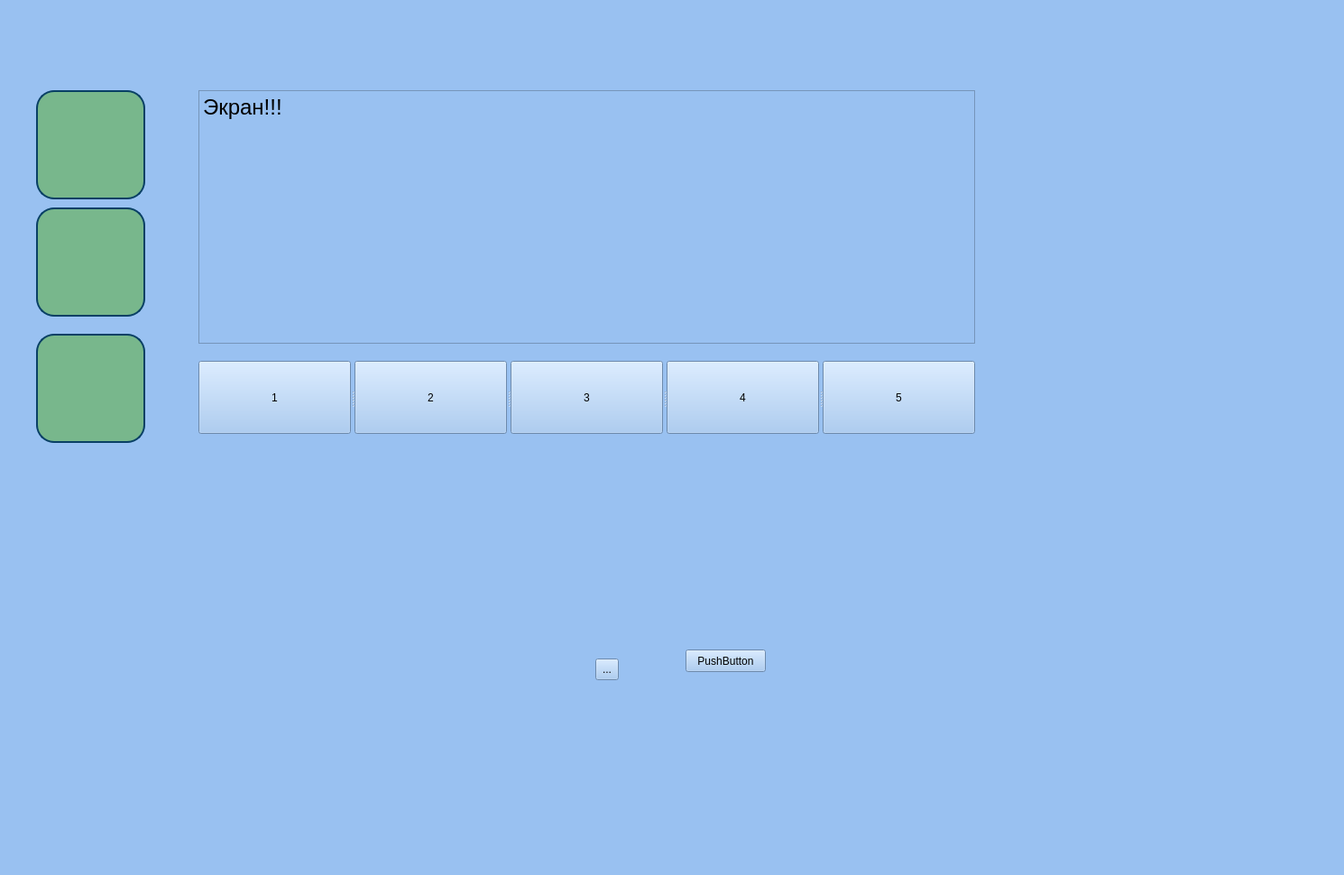
<?xml version="1.0" encoding="UTF-8"?>
<ui version="4.0">
 <class>MainWindow</class>
 <widget class="QMainWindow" name="MainWindow">
  <property name="geometry">
   <rect>
    <x>0</x>
    <y>0</y>
    <width>1490</width>
    <height>970</height>
   </rect>
  </property>
  <property name="windowTitle">
   <string>MainWindow</string>
  </property>
  <property name="styleSheet">
   <string notr="true">background-color: rgb(98, 160, 234);
font: 75 11pt &quot;Ubuntu&quot;;
background-color: rgb(153, 193, 241);</string>
  </property>
  <widget class="QWidget" name="centralwidget">
   <widget class="QTextEdit" name="textEdit">
    <property name="geometry">
     <rect>
      <x>220</x>
      <y>100</y>
      <width>861</width>
      <height>281</height>
     </rect>
    </property>
    <property name="html">
     <string>&lt;!DOCTYPE HTML PUBLIC &quot;-//W3C//DTD HTML 4.0//EN&quot; &quot;http://www.w3.org/TR/REC-html40/strict.dtd&quot;&gt;
&lt;html&gt;&lt;head&gt;&lt;meta name=&quot;qrichtext&quot; content=&quot;1&quot; /&gt;&lt;style type=&quot;text/css&quot;&gt;
p, li { white-space: pre-wrap; }
&lt;/style&gt;&lt;/head&gt;&lt;body style=&quot; font-family:'Ubuntu'; font-size:11pt; font-weight:72; font-style:normal;&quot;&gt;
&lt;p style=&quot; margin-top:0px; margin-bottom:0px; margin-left:0px; margin-right:0px; -qt-block-indent:0; text-indent:0px;&quot;&gt;&lt;span style=&quot; font-size:18pt; font-weight:400;&quot;&gt;Экран!!!&lt;/span&gt;&lt;/p&gt;&lt;/body&gt;&lt;/html&gt;</string>
    </property>
   </widget>
   <widget class="QSplitter" name="splitter">
    <property name="geometry">
     <rect>
      <x>220</x>
      <y>400</y>
      <width>861</width>
      <height>81</height>
     </rect>
    </property>
    <property name="orientation">
     <enum>Qt::Horizontal</enum>
    </property>
    <widget class="QPushButton" name="Button1">
     <property name="text">
      <string>1</string>
     </property>
    </widget>
    <widget class="QPushButton" name="Button2">
     <property name="text">
      <string>2</string>
     </property>
    </widget>
    <widget class="QPushButton" name="Button3">
     <property name="text">
      <string>3</string>
     </property>
    </widget>
    <widget class="QPushButton" name="Button4">
     <property name="text">
      <string>4</string>
     </property>
    </widget>
    <widget class="QPushButton" name="Button5">
     <property name="text">
      <string>5</string>
     </property>
    </widget>
   </widget>
   <widget class="QPushButton" name="powerButton">
    <property name="geometry">
     <rect>
      <x>40</x>
      <y>370</y>
      <width>121</width>
      <height>121</height>
     </rect>
    </property>
    <property name="styleSheet">
     <string notr="true">color: rgb(255, 255, 255);
color: rgb(50, 50, 50);
background-color: rgb(120, 183, 140);
border-radius:  20px;                     /* &lt;----  20px  */ 
border: 2px solid #094065;
</string>
    </property>
    <property name="text">
     <string/>
    </property>
    <property name="icon">
     <iconset>
      <normaloff>../images/power.png</normaloff>../images/power.png</iconset>
    </property>
    <property name="iconSize">
     <size>
      <width>105</width>
      <height>89</height>
     </size>
    </property>
   </widget>
   <widget class="QPushButton" name="homeButton">
    <property name="geometry">
     <rect>
      <x>40</x>
      <y>230</y>
      <width>121</width>
      <height>121</height>
     </rect>
    </property>
    <property name="autoFillBackground">
     <bool>false</bool>
    </property>
    <property name="styleSheet">
     <string notr="true">color: rgb(255, 255, 255);
color: rgb(50, 50, 50);
background-color: rgb(120, 183, 140);
border-radius:  20px;                     /* &lt;----  20px  */ 
border: 2px solid #094065;
</string>
    </property>
    <property name="text">
     <string/>
    </property>
    <property name="icon">
     <iconset>
      <normaloff>../images/home.jpg</normaloff>../images/home.jpg</iconset>
    </property>
    <property name="iconSize">
     <size>
      <width>107</width>
      <height>102</height>
     </size>
    </property>
   </widget>
   <widget class="QToolButton" name="toolButton">
    <property name="geometry">
     <rect>
      <x>660</x>
      <y>730</y>
      <width>26</width>
      <height>24</height>
     </rect>
    </property>
    <property name="text">
     <string>...</string>
    </property>
   </widget>
   <widget class="QPushButton" name="pushButton">
    <property name="geometry">
     <rect>
      <x>760</x>
      <y>720</y>
      <width>89</width>
      <height>25</height>
     </rect>
    </property>
    <property name="text">
     <string>PushButton</string>
    </property>
   </widget>
   <widget class="QPushButton" name="lightButton">
    <property name="geometry">
     <rect>
      <x>40</x>
      <y>100</y>
      <width>121</width>
      <height>121</height>
     </rect>
    </property>
    <property name="autoFillBackground">
     <bool>false</bool>
    </property>
    <property name="styleSheet">
     <string notr="true">color: rgb(255, 255, 255);
color: rgb(50, 50, 50);
background-color: rgb(120, 183, 140);
border-radius:  20px;                     /* &lt;----  20px  */ 
border: 2px solid #094065;
</string>
    </property>
    <property name="text">
     <string/>
    </property>
    <property name="icon">
     <iconset>
      <normaloff>../images/light.png</normaloff>../images/light.png</iconset>
    </property>
    <property name="iconSize">
     <size>
      <width>105</width>
      <height>89</height>
     </size>
    </property>
   </widget>
  </widget>
  <widget class="QMenuBar" name="menubar">
   <property name="geometry">
    <rect>
     <x>0</x>
     <y>0</y>
     <width>1490</width>
     <height>22</height>
    </rect>
   </property>
  </widget>
  <widget class="QStatusBar" name="statusbar"/>
  <action name="action">
   <property name="text">
    <string/>
   </property>
  </action>
 </widget>
 <resources/>
 <connections/>
 <slots>
  <signal>on_pushButton_clicked()</signal>
 </slots>
</ui>
